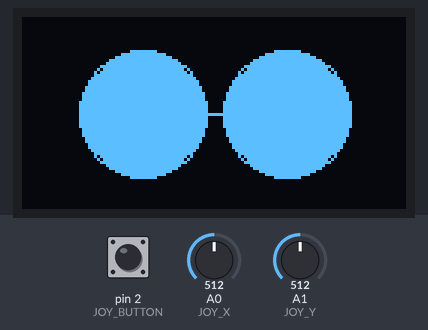
Simulated run of this sketch. Board: Arduino Uno, built with avr-gcc and run on an emulated ATmega328P. Parts: 128×64 one-colour display. The test bench sets the inputs (shaded band); at power-on: A0 (JOY_X) = 512, pin 2 (JOY_BUTTON) HIGH, A1 (JOY_Y) = 512. Random numbers use the default seed unless the sketch sets one.

Above: at 2.1 s.
At 5.0 s:
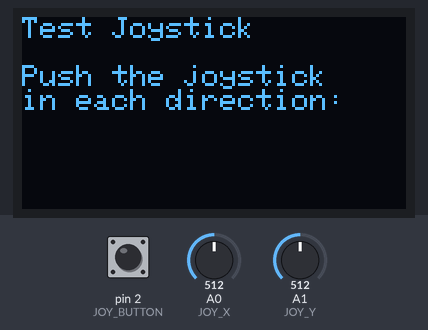
5.1 s: A0 (JOY_X) set to 690
6.6 s: A0 (JOY_X) set to 715
At 7.6 s:
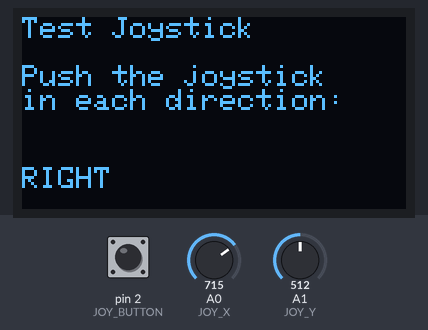
8.2 s: pin 2 (JOY_BUTTON) pulled LOW for 0.2 s
At 8.3 s:
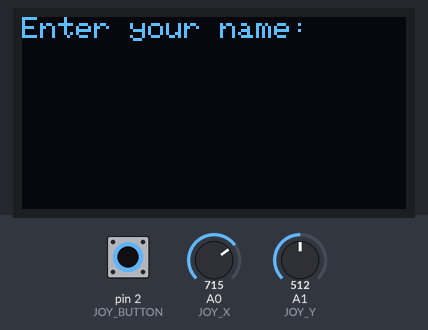
10.2 s: A1 (JOY_Y) set to 74
12.9 s: A1 (JOY_Y) set to 65
At 15.6 s:
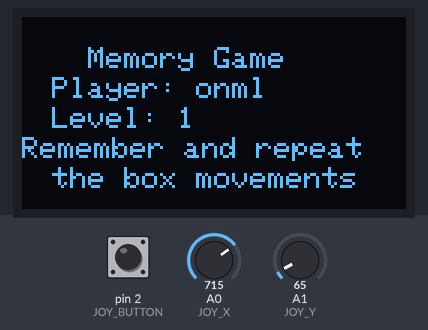
15.9 s: A0 (JOY_X) set to 511
At 20.6 s:
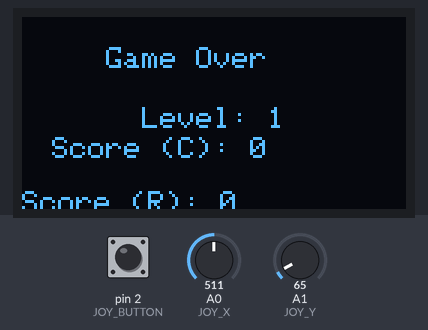
Timing chart, 0 to 22.1 s (numbered marks = the images above; inputs shaded):
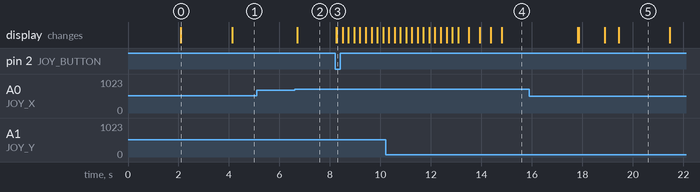

Measured:
- the behaviour switches between 700 and 701 on A0 (JOY_X) (found by bisection; images 1 and 2)
- the behaviour switches between 70 and 69 on A1 (JOY_Y) (found by bisection; images 3 and 4)
- after the input at 5.1 s, every drawn part: stays the same
- after the input at 6.6 s, the display: changes after 0.10 s (image 2)
- after the input at 8.2 s, the display: first changes at once (image 3 shows a later state)
- what the display in image 0 shows lasts 2.0 s, from 2.1 s to 4.1 s

The sketch:

game.ino
```cpp
#include <Adafruit_GFX.h>
#include <Adafruit_SSD1306.h>

#define SCREEN_WIDTH 128
#define SCREEN_HEIGHT 64

#define JOY_X A0
#define JOY_Y A1
#define JOY_BUTTON 2

Adafruit_SSD1306 display(SCREEN_WIDTH, SCREEN_HEIGHT, &Wire, -1, 400000UL);

const int boxSize = 20;
const int boxMargin = 4;
const int gameSpeed = 1000; // Time between each box movement (in milliseconds)
const int numMoves = 10;    // Number of moves to remember
const int maxLevel = 5;     // Maximum level of the game

// Array to store the sequence of box movements
int moves[numMoves];

// Variables to track player's progress
int playerIndex = 0;
bool isGameOver = false;
int level = 1;
int scoreC = 0; // Score for each level
int scoreR = 0; // Total cumulative score across all levels
int positiveMoves = 0; // Number of positive moves in the current level
String playerName = "";

void setup() {
  pinMode(JOY_BUTTON, INPUT_PULLUP);
  display.begin(SSD1306_SWITCHCAPVCC, 0x3C);
  display.setTextColor(SSD1306_WHITE);
  display.setCursor(0, 0);
  display.println("WELCOME TO");
  display.println();
  display.println("MEMORY");
  display.println("GAME");
  display.println();

  display.setTextSize(1);
  display.clearDisplay();
  display.display();
  delay(2000);
    // Clear the display
  display.clearDisplay();

  // Draw the brain icon
  drawBrainIcon();

  // Display the content
  display.display();
  delay(2000);
  testJoystick();
  getPlayerName();
  display.clearDisplay();
}
void drawBrainIcon() {
  // Draw the left hemisphere
  display.fillCircle(40, 32, 20, SSD1306_WHITE);
  display.drawCircle(40, 32, 21, SSD1306_WHITE);
  display.fillRect(35, 12, 10, 40, SSD1306_WHITE);

  // Draw the right hemisphere
  display.fillCircle(88, 32, 20, SSD1306_WHITE);
  display.drawCircle(88, 32, 21, SSD1306_WHITE);
  display.fillRect(83, 12, 10, 40, SSD1306_WHITE);

  // Draw the connecting lines
  display.drawLine(48, 32, 78, 32, SSD1306_WHITE);
  display.drawLine(40, 16, 48, 32, SSD1306_WHITE);
  display.drawLine(88, 32, 96, 16, SSD1306_WHITE);
}
void loop() {
  while (!isGameOver) {
    playGame();
    if (!isGameOver) {
      displayLevelUp();
      delay(2000);
      level++;
    }
  }

  displayGameOver();
  delay(2000);
  resetGame();
}

void testJoystick() {
  display.clearDisplay();
  display.setCursor(0, 0);
  display.println("Test Joystick");
  display.println();
  display.println("Push the joystick");
  display.println("in each direction:");
  display.println();

  while (digitalRead(JOY_BUTTON) == HIGH) {
    int x = analogRead(JOY_X);
    int y = analogRead(JOY_Y);

    display.setCursor(0, 40);
    if (y < 70) {
      display.println("UP");
    } else {
      display.println("        ");
    }

    display.setCursor(60, 40);
    if (y > 700) {
      display.println("DOWN");
    } else {
      display.println("        ");
    }

    display.setCursor(0, 50);
    if (x > 700) {
      display.println("RIGHT");
    } else {
      display.println("        ");
    }

    display.setCursor(60, 50);
    if (x < 70) {
      display.println("LEFT");
    } else {
      display.println("        ");
    }

    display.display();
    delay(100);
  }

  display.clearDisplay();
  display.display();
}
void getPlayerName() {
  display.clearDisplay();
  display.setTextSize(1);
  display.setTextColor(SSD1306_WHITE);
  display.setCursor(0, 0);
  display.println("Enter your name:");
  display.display();

  String inputName = "";
  int currentCharIndex = 0; // Track the index of the current character being selected

  const String characters = "ABCDEFGHIJKLMNOPQRSTUVWXYZabcdefghijklmnopqrstuvwxyz0123456789";

  while (true) {
    int joyX = analogRead(JOY_X);
    int joyY = analogRead(JOY_Y);

    if (joyX < 70) { // Move to the next letter on right button press
      currentCharIndex++;
      if (currentCharIndex >= characters.length()) {
        currentCharIndex = 0; // Wrap around to the first character
      }
      delay(200);
    }
    if (joyX > 700) { // Move to the previous letter on left button press
      currentCharIndex--;
      if (currentCharIndex < 0) {
        currentCharIndex = characters.length() - 1; // Wrap around to the last character
      }
      delay(200);
    }
    if (joyY < 70) { // Select the current letter on up button press
      if (inputName.length() < 4) {
        inputName += characters[currentCharIndex];
      }
      delay(200);
    }
    if (joyY > 700) { // Remove the last character on down button press
      if (inputName.length() > 0) {
        inputName.remove(inputName.length() - 1);
      }
      delay(200);
    }

    // Exit name input loop when the name reaches the desired length
    if (inputName.length() >= 4) {
      break;
    }

    // Check for invalid characters
    if (characters.indexOf(inputName[currentCharIndex]) < 0) {
      inputName[currentCharIndex] = '\0';
    }

    display.clearDisplay();
    display.setTextSize(1);
    display.setTextColor(SSD1306_WHITE);
    display.setCursor(0, 0);
    display.println("Enter your name:");
    display.println(inputName);

    // Display the current character being selected with a ">" symbol
    display.print("=");
    display.println(characters[currentCharIndex]);
    display.display();
  }

  playerName = inputName;
}
void displayInstructions() {
  display.clearDisplay();
  display.setCursor((SCREEN_WIDTH - 84) / 2, 10);
  display.print("Memory Game");
  display.setCursor(10, 20);
  display.print("Player: " + playerName);
  display.setCursor(10, 30);
  display.print("Level: " + String(level));
  display.setCursor(0, 40);
  display.print("Remember and repeat");
  display.setCursor(10, 50);
  display.print("the box movements");
  display.display();
  delay(3000);
  display.clearDisplay();
  display.display();
}

void generateMoves() {
  for (int i = 0; i < numMoves; i++) {
    moves[i] = random(4);
  }
}

void displaySequence() {
  display.clearDisplay();

  int move = moves[playerIndex];
  int x, y;

  switch (move) {
    case 0: // Down
      x = (SCREEN_WIDTH - boxSize) / 2;
      y = boxMargin;
      break;
    case 1: // Up
      x = (SCREEN_WIDTH - boxSize) / 2;
      y = SCREEN_HEIGHT - boxSize - boxMargin;
      break;
    case 2: // Right
      x = boxMargin;
      y = (SCREEN_HEIGHT - boxSize) / 2;
      break;
    case 3: // Left
      x = SCREEN_WIDTH - boxSize - boxMargin;
      y = (SCREEN_HEIGHT - boxSize) / 2;
      break;
  }

  display.fillRect(x, y, boxSize, boxSize, SSD1306_WHITE);
  display.display();
  delay(gameSpeed);
  display.fillRect(x, y, boxSize, boxSize, SSD1306_BLACK);
  display.display();
  delay(gameSpeed / 2); // Short pause between movements

  display.clearDisplay();
  display.display();
}

void displayScore() {
  display.setCursor(10, 30);
  display.print("Score (C): ");
  display.print(scoreC);
  display.setCursor(10, 40);
  display.print("\nScore (R): ");
  display.print(scoreR);
  display.display();
}

void playerTurn() {
  int move = -1;
  int levelScoreC = 0; // Score for the current level
  bool playerHasMoved = false;

  while (!playerHasMoved) {
    int joyX = analogRead(JOY_X);
    int joyY = analogRead(JOY_Y);

    if (joyX > 700) { // Move to the right on right button press
      move = 3; // Right
      playerHasMoved = true;
    } else if (joyX < 70) { // Move to the left on left button press
      move = 2; // Left
      playerHasMoved = true;
    } else if (joyY > 700) { // Move up on up button press
      move = 1; // Up
      playerHasMoved = true;
    } else if (joyY < 70) { // Move down on down button press
      move = 0; // Down
      playerHasMoved = true;
    } else if (digitalRead(JOY_BUTTON) == LOW) {
      move = -1;
      playerHasMoved = true;
    }

    // Check if the player has made a valid move
    if (playerHasMoved) {
      break;
    }

    delay(200);
  }

  int correctMove = moves[playerIndex];

  if (move == correctMove) {
    playerIndex++;
    positiveMoves++;
    levelScoreC++; // Increment the score for the current level
    scoreR++;
    scoreC++;   // Increment the total cumulative score
    delay(500);

    if (playerIndex >= numMoves) {
      scoreC = 0; // Add the current level's score to the total score
      playerIndex = 0;
      level++;
      if (level > maxLevel) {
        // Game is over, display the game over screen
        isGameOver = true;
        return;
      } else {
        // Level up, generate new moves and continue playing
        generateMoves();
        display.clearDisplay();
        display.setCursor(10, 10);
        display.print("Level Up!");
        display.display();
        displayScore();
        delay(3000);
        scoreC = 0;
      }
    } else {
      display.clearDisplay();
      display.setCursor(10, 10);
      display.print("Correct!");
      display.setCursor(10, 20);
      display.print("Level: ");
      display.print(level);
      display.display();
      displayScore();
      display.print("Level: ");
      display.print(level);
      delay(2000);
    }

    display.clearDisplay();
    display.display();
  } else {
    // Game over, display the game over screen
    isGameOver = true;
  }
}

void displayGameOver() {
  display.clearDisplay();
  display.setCursor((SCREEN_WIDTH - 72) / 2, 10);
  display.print("Game Over");
  display.setCursor((SCREEN_WIDTH - 48) / 2, 30);
  display.print("Level: ");
  display.print(level);
  display.setCursor(10, 40);
  display.print("Score (C): ");
  display.print(scoreC);
  display.setCursor(10, 50);
  display.print("\nScore (R): ");
  display.print(scoreR);
  display.display();
}

void resetGame() {
  playerIndex = 0;
  isGameOver = false;
  level = 1;
  scoreC = 0;
  scoreR = 0;
}

void resetScoreC() {
  scoreC = 0;
}

void playGame() {
  generateMoves();
  displayInstructions();
  positiveMoves = 0; // Reset positiveMoves count to zero at the beginning of each level
  resetScoreC(); // Reset scoreC to zero at the beginning of each level
  while (!isGameOver) {
    displaySequence();
    playerTurn();
  }
}

void displayLevelUp() {
  display.clearDisplay();
  display.setTextSize(1);
  display.setTextColor(SSD1306_WHITE);
  display.setCursor((SCREEN_WIDTH - 52) / 2, SCREEN_HEIGHT / 2 - 10);
  display.println("Level Up!");
  display.setCursor((SCREEN_WIDTH - 32) / 2, SCREEN_HEIGHT / 2 + 10);
  display.print("Level ");
  display.println(level + 1);
  display.display();
}
```
